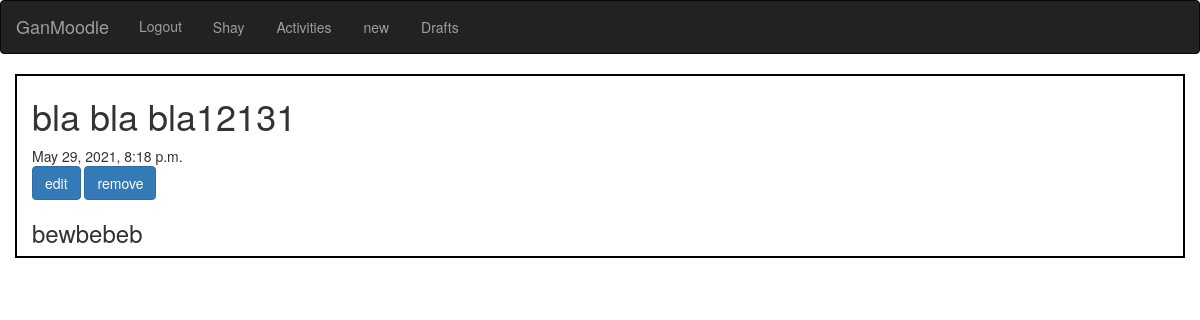
The page /activities/activity/4 (signed in) on the database its author committed.
### users/models.py (models this page shows)
class User(AbstractUser):
    is_admin = models.BooleanField(default=False)
    is_manager = models.BooleanField(default=False)
    is_parent = models.BooleanField(default=False)
    first_name = models.CharField(max_length=100)
    last_name = models.CharField(max_length=100)
    phone_number = models.CharField(max_length=10)
    gangroups = models.ManyToManyField(GanGroup)
    profile_pic = models.ImageField(upload_to='profilepics',null=True,blank=True)

### activities/models.py (models this page shows, shortened)
class Activity(models.Model):
    auther = models.ForeignKey("users.Manager",on_delete=models.CASCADE)
    title = models.CharField(max_length=200)
    text = models.TextField()
    created_date = models.DateTimeField(default=timezone.now)
    published_date = models.DateTimeField(blank=True,null=True)

### activities/views.py (the view)
# urls.py: path('activity/<int:pk>',views.ActivityDetailView.as_view(),name='activity_detail'),
class ActivityDetailView(DetailView):
    model = Activity

### templates/activities/activity_detail.html (shortened to what this page needs)
{% load widget_tweaks %}
<!DOCTYPE html>
<html lang="en">
<head>
    <link rel="stylesheet" href="https://maxcdn.bootstrapcdn.com/bootstrap/3.3.7/css/bootstrap.min.css">
</head>
<body>
  <nav class="navbar navbar-inverse">
    <div class="container-fluid">
  <div class="navbar-header">
    <a class="navbar-brand" href="{% url 'homepage' %}">GanMoodle</a>
  </div>
  <div class="collapse navbar-collapse" id="bs-example-navbar-collapse-1">
    <ul class="nav navbar-nav">
      {% if user.is_authenticated %}
        <li class="nav-item">
          <a class="nav-link" href="{% url 'logout' %}">Logout</a>
        </li>
        <li class="nav-item">
          <a class="btn btn-outline-primary" href="{% url 'profile' %}">{{user.username|title}}</a>
        </li>
        {% if user.is_manager %}
        <li class="nav-item">
          <a class="btn btn-outline-primary" href="{% url 'activity_list' %}">Activities</a>
        </li>
        <li class="nav-item">
          <a class="btn btn-outline-primary" href="{% url 'activity_new' %}">new</a>
        </li>
        <li class="nav-item">
          <a class="btn btn-outline-primary" href="{% url 'activity_draft_list' %}">Drafts</a>
        </li>
        {% endif %}
      {% else %}
      <li><a href="{% url 'register' %}">Sign up </a></li>
      <li ><a  href="{% url 'login' %}">Sign in</a></li>
      {% endif %}
    </ul>
    </div>
  </div>
  </nav>
<div class="container">
<h1 class="activity-title loader">{{activity.title}}</h1>
{% if activity.published_date %}
<div class="date activitydate">
    {{activity.published_date}}
</div>
{% else %}
<a class="btn btn-primary" href="{% url 'activity_publish' pk=activity.pk %}">Publish</a>
{% endif %}
{% if user.is_authenticated %}
<a href="{% url 'activity_edit' pk=activity.pk %}" class="btn btn-primary">edit</a>
<a href="{% url 'activity_delete' pk=activity.pk %}" class="btn btn-primary">remove</a>
<h3>{{activity.text|safe|linebreaks}}</h3>
{% endif %}
</div>

### templates/activities/activity_detail.html (style rules this page uses)
.container { border: 2px solid black; }

### rows shown on the page
User: username "Shay"
Activity: title "bla bla bla12131", published_date "May 29, 2021, 8:18 p.m.", text "bewbebeb"
